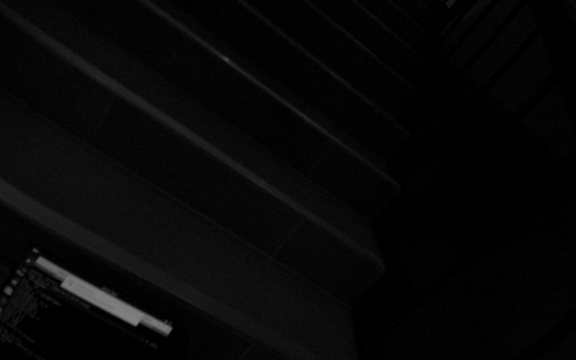
#> input picture src/saved_img/2024-05-23_20-22-48.png, 576 x 360 px
$ python CameraFilter.py
#> lines starting #> are read from the running program, lines starting #| are printed output that depends on the picture

# Import required modules
import cv2
import numpy as np

def drawHough(edges):
    lines = cv2.HoughLinesP(edges, 3, np.pi / 180., 100, minLineLength=50, maxLineGap=10)

    dst = cv2.cvtColor(edges, cv2.COLOR_GRAY2BGR)

    if lines is not None:
        for i in range(lines.shape[0]):
            pt1 = (lines[i][0][0], lines[i][0][1]) # 시작점 좌표 x,y
            pt2 = (lines[i][0][2], lines[i][0][3]) # 끝점 좌표, 가운데는 무조건 0
            cv2.line(dst, pt1, pt2, (0, 0, 255), 2, cv2.LINE_AA)

    return dst

img1_dir = "../saved_img/2024-05-23_20-22-48.png"
#img2_dir = "../saved_img/2024-05-23_23-04-11.png"

kernel = np.ones((5, 5), np.float32)/25

img1 = cv2.imread(img1_dir)
#> img1 is the input picture: shape (360, 576, 3); min 0, max 129, mean 7.1
#img2 = cv2.imread(img2_dir)

img1_gray = cv2.cvtColor(img1, cv2.COLOR_BGR2GRAY)
#img2_gray = cv2.cvtColor(img2, cv2.COLOR_BGR2GRAY)

img1_avg = cv2.filter2D(img1_gray, -1, kernel)
#img2_avg = cv2.filter2D(img2_gray, -1, kernel)

img1_histeq = cv2.equalizeHist(img1_avg)
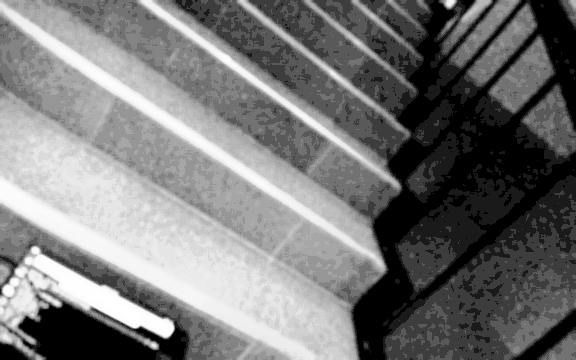
#> img1_histeq: shape (360, 576); min 0, max 255, mean 118.8
# [6 lines of commented-out code are left out]

edges1 = cv2.Canny(img1_histeq, 100, 200)
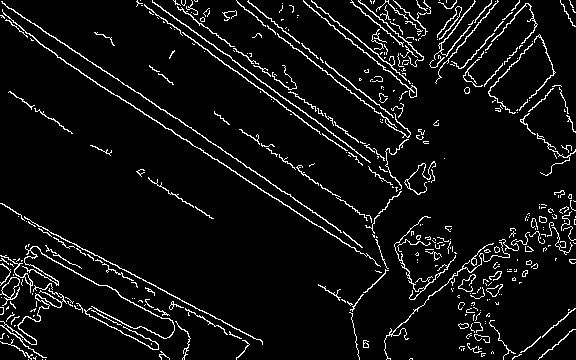
#> edges1: shape (360, 576); 6.2% white in thin lines or dots
# [6 lines of commented-out code are left out]

img1_hough = drawHough(edges1)
#> in drawHough, `lines = cv2.HoughLinesP(edges, 3, np.pi / 180., 100, minLineLength=50,..`: lines = 64 rows, first 6: [226, 153, 354, 240], [268, 193, 388, 270], [2, 3, 141, 94], [346, 152, 400, 192], [207, 27, 387, 162], [115, 264, 262, 342]
#> in drawHough, `dst = cv2.cvtColor(edges, cv2.COLOR_GRAY2BGR)`: dst: shape (360, 576, 3); 6.2% white in thin lines or dots
#> the loop in drawHough, `for i in range(lines.shape[0]):` made 64 passes
#> (pt1, pt2) on passes 1 to 12: ((226, 153), (354, 240)), ((268, 193), (388, 270)), ((2, 3), (141, 94)), ((346, 152), (400, 192)), ((207, 27), (387, 162)), ((115, 264), (262, 342)), ((170, 129), (272, 197)), ((211, 43), (369, 162)), ((248, 2), (395, 117)), ((137, 0), (330, 140)), ((237, 2), (394, 125)), ((242, 132), (352, 206))
#> after the loop in drawHough, `for i in range(lines.shape[0]):`:
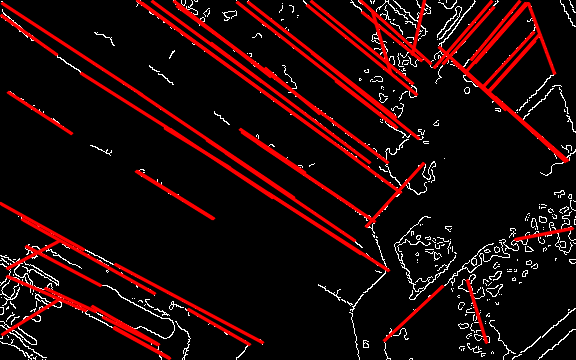
#> dst: shape (360, 576, 3); mean B, G, R 7.8, 7.8, 30.1
#img2_hough = drawHough(edges2)
cv2.imshow("img1", img1_hough)
cv2.waitKey(0)
# cv2.imshow("img2", img2_hough)
# cv2.waitKey(0)


cv2.destroyAllWindows()

$ run again, with src/saved_img/2024-05-23_23-04-11.png copied over src/saved_img/2024-05-23_20-22-48.png
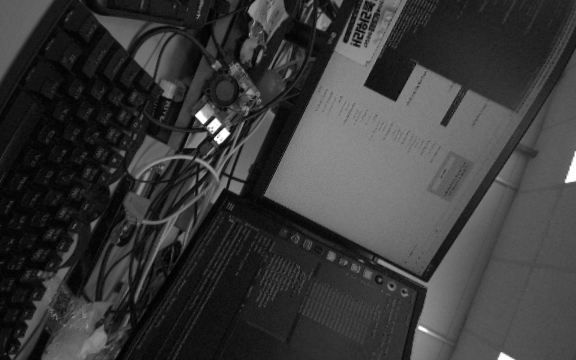
#> input picture src/saved_img/2024-05-23_23-04-11.png, 576 x 360 px
#> img1 is the input picture: shape (360, 576, 3); min 1, max 255, mean 58.2
#> `edges1 = cv2.Canny(img1_histeq, 100, 200)`:
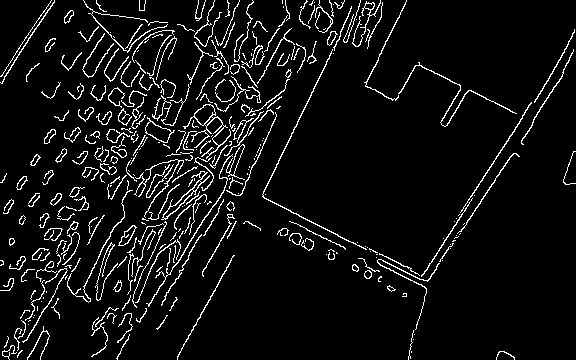
#> edges1: shape (360, 576); 6.6% white in thin lines or dots
#> lines = 63 rows, first 6: [230, 145, 285, 88], [263, 197, 365, 249], [278, 160, 339, 39], [127, 187, 207, 129], [418, 283, 461, 214], [195, 167, 256, 110]
#> the loop in drawHough, `for i in range(lines.shape[0]):` made 63 passes
#> after the loop in drawHough, `for i in range(lines.shape[0]):`:
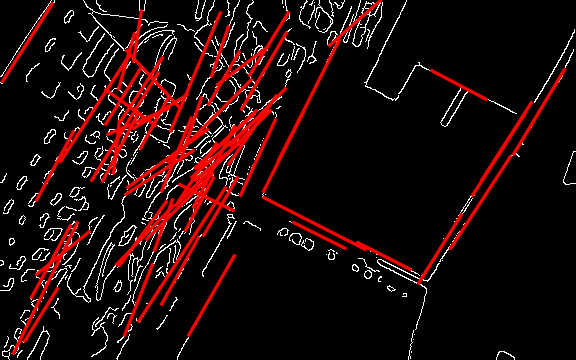
#> dst: shape (360, 576, 3); mean B, G, R 10.8, 10.8, 30.1

$ run again, with src/saved_img/2024-05-23_20-22-20.png copied over src/saved_img/2024-05-23_20-22-48.png
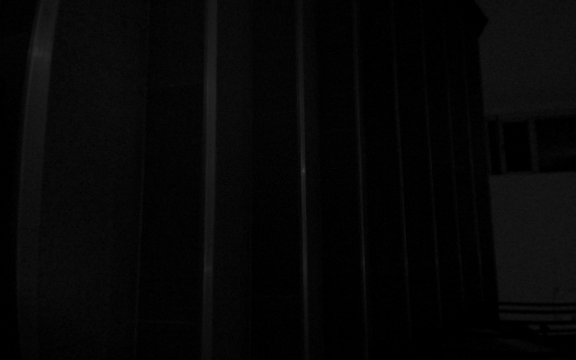
#> input picture src/saved_img/2024-05-23_20-22-20.png, 576 x 360 px
#> img1 is the input picture: shape (360, 576, 3); min 0, max 57, mean 6.5
#> `edges1 = cv2.Canny(img1_histeq, 100, 200)`:
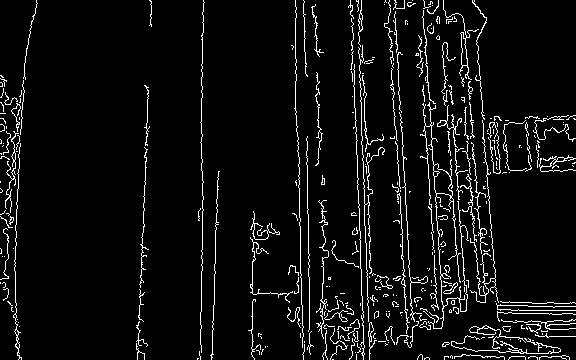
#> edges1: shape (360, 576); 5.8% white in thin lines or dots
#> lines = 60 rows, first 6: [362, 136, 364, 208], [401, 246, 408, 346], [353, 69, 363, 358], [423, 10, 436, 208], [463, 18, 474, 168], [201, 170, 201, 64]
#> the loop in drawHough, `for i in range(lines.shape[0]):` made 60 passes
#> after the loop in drawHough, `for i in range(lines.shape[0]):`:
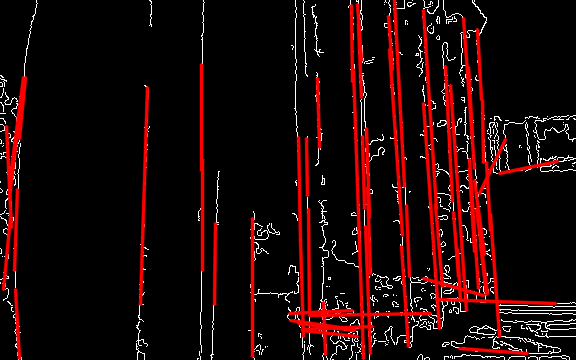
#> dst: shape (360, 576, 3); mean B, G, R 7.9, 7.9, 30.8

$ run again, with src/saved_img/2024-05-23_20-22-26.png copied over src/saved_img/2024-05-23_20-22-48.png
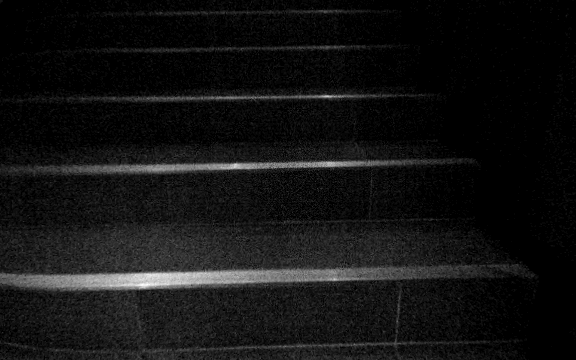
#> input picture src/saved_img/2024-05-23_20-22-26.png, 576 x 360 px
#> img1 is the input picture: shape (360, 576, 3); min 0, max 34, mean 2.5
#> `edges1 = cv2.Canny(img1_histeq, 100, 200)`:
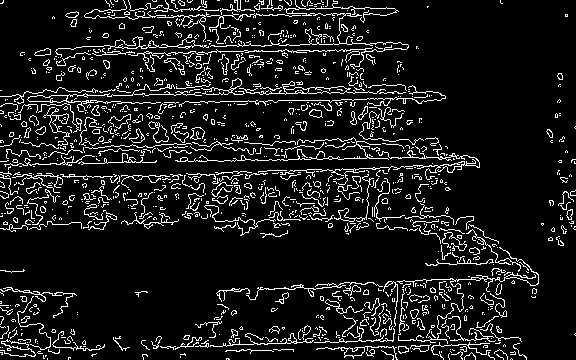
#> edges1: shape (360, 576); 10.1% white in thin lines or dots
#> lines = 115 rows, first 6: [372, 169, 479, 165], [223, 344, 296, 343], [0, 177, 88, 176], [5, 165, 107, 163], [384, 167, 479, 162], [22, 296, 76, 295]
#> the loop in drawHough, `for i in range(lines.shape[0]):` made 115 passes
#> after the loop in drawHough, `for i in range(lines.shape[0]):`:
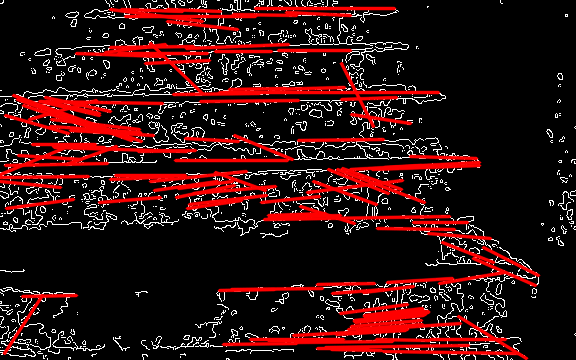
#> dst: shape (360, 576, 3); mean B, G, R 16.7, 16.7, 48.9
